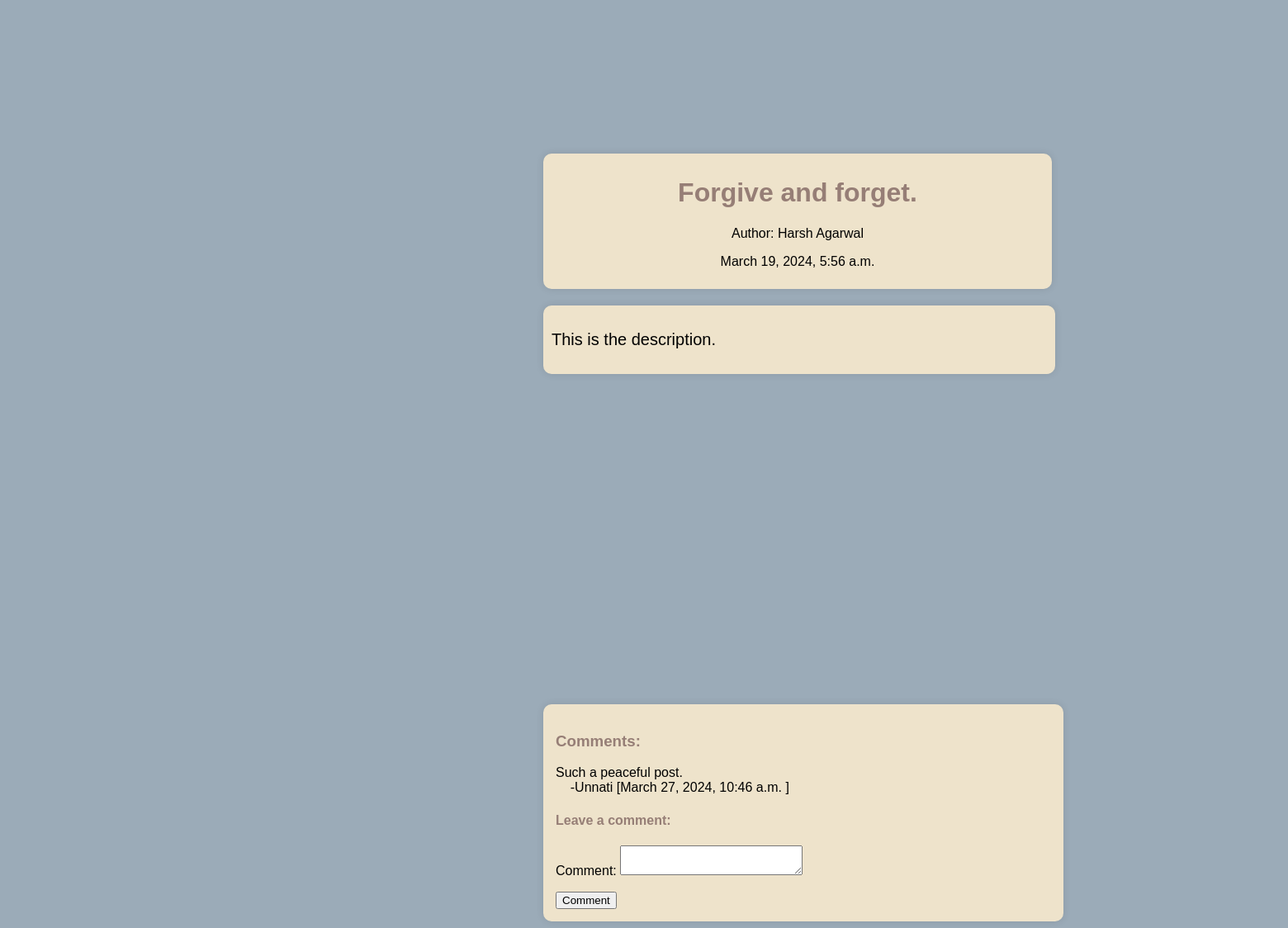
The app's page /blog/blogs/4/, older data.
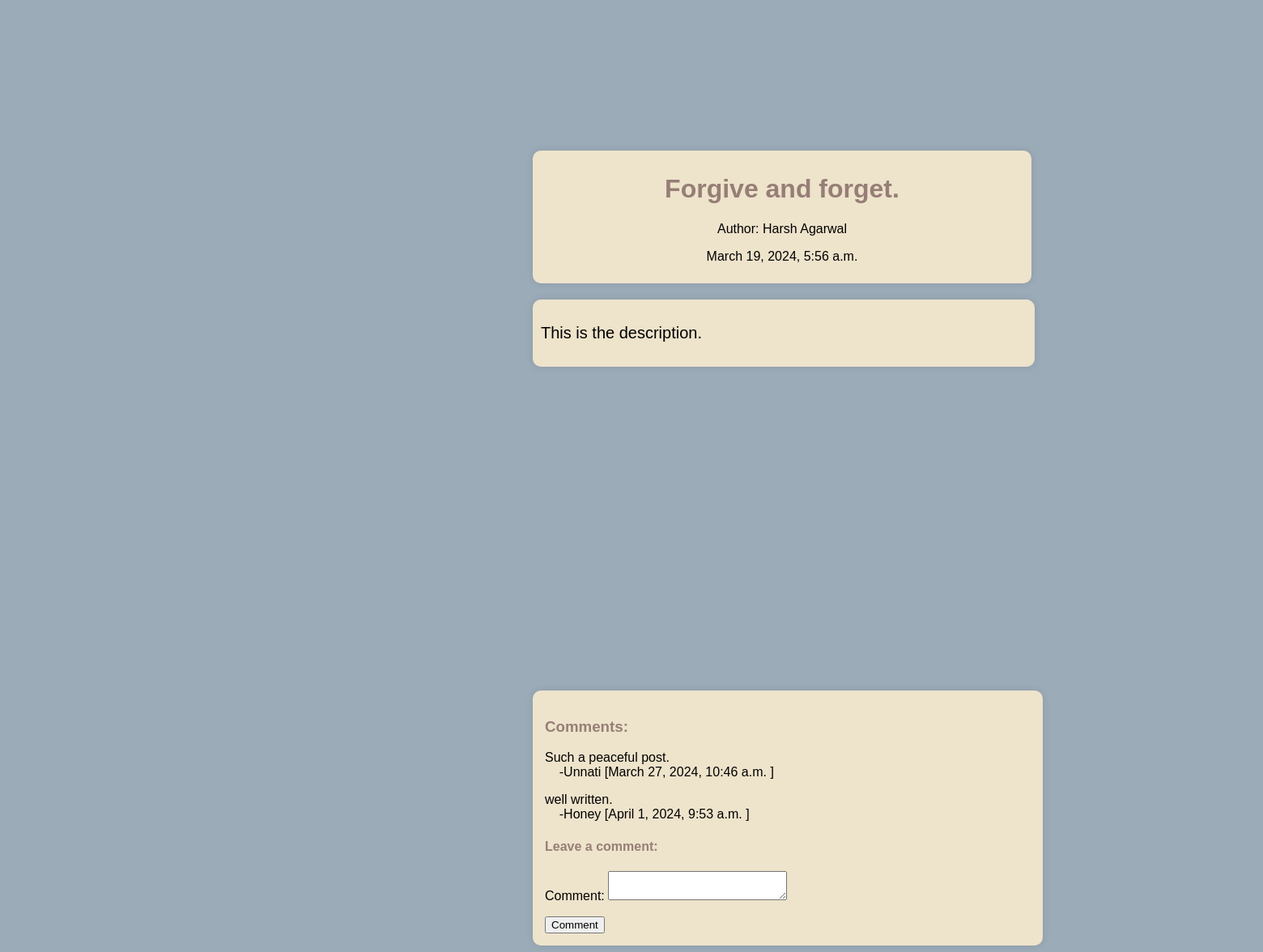
The same page, newer data.
### blog/models.py (models this page shows, shortened)
class BaseModel(models.Model):
    created_at = models.DateTimeField(auto_now_add=True)
    updated_at = models.DateTimeField(auto_now=True)
    class Meta:
        abstract = True

class BlogPost(BaseModel):
    title = models.TextField(default="No title available")
    author = models.ForeignKey(Author, on_delete=models.CASCADE, related_name="blogs")
    content = models.TextField()
    class Meta:
        db_table = "blog_post"

class Author(BaseModel):
    user = models.OneToOneField(
        User, on_delete=models.CASCADE, default=None, related_name="author"
    )
    name = models.CharField(max_length=50)
    biological_info = models.TextField()
    class Meta:
        db_table = "authors"
    def __str__(self):
        return self.name

class Comment(BaseModel):
    user = models.ForeignKey(
        User, on_delete=models.CASCADE, default=None, related_name="created_comments"
    )
    blog = models.ForeignKey(
        BlogPost, on_delete=models.CASCADE, related_name="comments"
    )
    comment = models.TextField()
    class Meta:
        db_table = "comments"

### blog/views.py (the view)
# urls.py: path("blogs/<int:pk>/", views.BlogDetail.as_view(), name="blogdetail"),
class BlogDetail(generic.DetailView, FormMixin):
    model = BlogPost
    template_name = "blog/blog_detail.html"
    context_object_name = "post"
    form_class = CommentForm
    def get_context_data(self, **kwargs: Any):
        context = super().get_context_data(**kwargs)
        post = self.get_object()
        context["comments"] = Comment.objects.filter(blog=post).select_related("blog")
        context["form"] = CommentForm()
        return context
    def post(self, request, *args, **kwargs):
        if not request.user.is_authenticated:
            return redirect(f'{reverse("users:login")}?next={request.path}')
        form = self.form_class(request.POST)
        post = self.get_object()
        user = request.user
        if form.is_valid():
            comment = form.cleaned_data["comment"]
            comment_instance = Comment.objects.create(
                user=user, blog=post, comment=comment
            )
            return redirect(".")

### blog/form.py
class CommentForm(forms.ModelForm):
    class Meta:
        model = Comment
        fields = ["comment"]
        widgets = {
            "comment": forms.Textarea(attrs={"rows": 2, "cols": 25}),
        }

### blog/templates/blog/blog_detail.html (shortened to what this page needs)
{% extends 'blog/base.html' %}
    {% block htmlhead %} {% load static %}
    <link rel="stylesheet" href="{% static 'blog/blog_detail.css' %}" />
    {% endblock htmlhead %}
    {% block content %}
    <div class="post">
      <div class="headline">
        <div class="title">
          <h1>{{ post.title }}</h1>
          <div class="author">
            <p>Author: {{ post.author }}</p>
            <p>{{ post.created_at }}</p>
          </div>
        </div>
      </div>
      <div class="content">
        <p>{{ post.content }}</p>
      </div>
      <div class="comment">
        {% if comments %}
        <h3>Comments:</h3>
        {% for comment in comments %}
        <p>
          {{ comment.comment }}</br>&nbsp;&nbsp;&nbsp;&nbsp;-{{ comment.user.username }} [{{ comment.created_at }} ]
          </p>
        {% endfor %} {% endif %}
        <h4>Leave a comment:</h4>
        <form method="post">
          {% csrf_token %} {{ form.as_p }}
          <input type="submit" value="Comment" class="button" />
        </form>
      </div>
    </div>
    {% endblock content%}

### blog/templates/blog/base.html (shortened to what this page needs)
<!DOCTYPE html>
<html lang="en">
<head>
  {% load static %}
  <link rel="stylesheet" type="text/css" href="{% static 'blog/base.css' %}" />
  {% block htmlhead %} {% endblock htmlhead %}
</head>
<body>
  <header>
  </header>
  <main>
     {%block content%} {%endblock content%}
  </main>
</body>
</html>

### blog/static/blog/base.css (style rules this page uses)
body { font-family: Arial, sans-serif; background-color: #9BABB8; }

### blog/static/blog/blog_detail.css (style rules this page uses)
.post { margin-left: 650px; }
.comment { max-width: 600px; margin-top: 400px; padding: 15px; background-color: #eee3cb; border-radius: 10px; box-shadow: 0px 0px 10px rgba(0, 0, 0, 0.1); }
.comment h3 { color: #967e76; }
.comment h4 { color: #967e76; }
.content { font-size: 20px; }
.headline { margin-top: 20px; max-width: 600px; padding: 8px; background-color: #eee3cb; border-radius: 10px; box-shadow: 0px 0px 10px rgba(0, 0, 0, 0.1); }
.title { text-align: center; color: #967e76; }
.author { color: black; }
.content { margin-top: 20px; max-width: 600px; padding: 10px; background-color: #eee3cb; border-radius: 10px; box-shadow: 0px 0px 10px rgba(0, 0, 0, 0.1); }

Row changes from the older to the newer data that the page shows:
added Comment: comment "well written.", user.username "Honey", created_at "April 1, 2024, 9:53 a.m."
